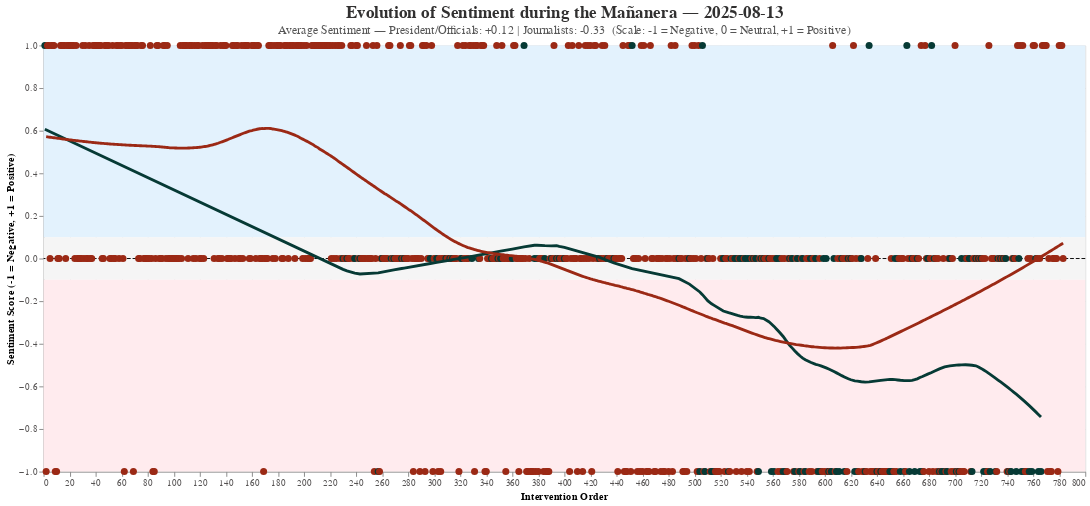

The notebook cell saved with this chart:
### Code cell
# Step 2. Compute average sentiment per group for subtitle
avg_sentiments = (
    conf_sent.groupby("speaker_group")["sentiment_score"]
    .mean()
    .round(2)
    .to_dict()
)

avg_pres = avg_sentiments.get("President/Official", 0)
avg_jour = avg_sentiments.get("Journalist", 0)

# Step 3. Build readable summary for subtitle
subtitle_text = (
    f"Average Sentiment — President/Officials: {avg_pres:+.2f} | "
    f"Journalists: {avg_jour:+.2f}  "
    "(Scale: -1 = Negative, 0 = Neutral, +1 = Positive)"
)

# Step 4. Sentiment zones
zones = pd.DataFrame({
    "zone": ["Positive", "Neutral", "Negative"],
    "y0": [0.1, -0.1, -1],
    "y1": [1, 0.1, -0.1],
    "color": ["#E3F2FD", "#F5F5F5", "#FFEBEE"]  # light blue, gray, light red
})

# Step 5. Build a layer with the sentiment zones
zone_chart = (
    alt.Chart(zones)
    .mark_rect()
    .encode(
        y="y0:Q",
        y2="y1:Q",
        color=alt.Color("color:N", scale=None, legend=None)
    )
)

# Step 6. Points with individual interventions classified
points = (
    alt.Chart(conf_sent)
    .mark_circle(size=55, opacity=1)
    .encode(
        x=alt.X("intervention_order:Q", title="Intervention Order"),
        y=alt.Y("sentiment_score:Q", title="Sentiment Score (-1 = Negative, +1 = Positive)"),
        color=alt.Color(
            "speaker_group:N",
            scale=alt.Scale(
                domain=["President/Official", "Journalist"],
                range=[color_president, color_journalist]
            ),
            title="Speaker"
        ),
        tooltip=[
            "intervention_order:Q",
            "speaker_group:N",
            "sentiment_label:N",
            alt.Tooltip("p_pos:Q", title="P(Pos)", format=".2f"),
            alt.Tooltip("p_neu:Q", title="P(Neu)", format=".2f"),
            alt.Tooltip("p_neg:Q", title="P(Neg)", format=".2f"),
            alt.Tooltip("text:N", title="Excerpt")
        ]
    )
)

# Step 7. Smooth trends per group
smooth_lines = (
    alt.Chart(conf_sent)
    .transform_loess("intervention_order", "sentiment_score", groupby=["speaker_group"])
    .mark_line(size=3)
    .encode(
        x="intervention_order:Q",
        y="sentiment_score:Q",
        color=alt.Color(
            "speaker_group:N",
            scale=alt.Scale(
                domain=["President/Official", "Journalist"],
                range=[color_president, color_journalist]
            ),
            legend=None
        )
    )
)

# Step 8. Neutral line
neutral_line = (
    alt.Chart(pd.DataFrame({"y": [0]}))
    .mark_rule(color="black", strokeDash=[4, 2])
    .encode(y="y:Q")
)

# Step 9. Combine all layers
chart_sentiment = (
    zone_chart + neutral_line + points + smooth_lines
).properties(
    title={
        "text": [f"Evolution of Sentiment during the Mañanera — {pd.to_datetime(target_date).date()}"],
        "subtitle": [subtitle_text],
        "anchor": "middle",
        "fontSize": 18,
        "subtitleFontSize": 13,
        "subtitleColor": "#555"
    },
    width=1100,
    height=450
).configure_view(stroke=None)

# Step 10. Save chart
file_name = "05_sentiment_2025_08_13.svg"
full_path = f"{output_folder}/{file_name}"
chart_sentiment.save(full_path)
chart_sentiment

### Figure 1 — Vega-Lite specification as saved in the notebook (floating-point values rounded to 4 significant figures; data arrays with more than 128 entries replaced by an {"elided": "..."} marker saying what was removed)
{"config": {"title": {"fontSize": 22, "font": "Libre Franklin", "anchor": "middle", "color": "#313030"}, "axis": {"labelFont": "Libre Franklin", "titleFont": "Libre Franklin", "labelColor": "#545151"}, "view": {"strokeWidth": 0, "stroke": null}}, "layer": [{"data": {"name": "data-7790195bbb5cc51d8c018e3a33e61aad"}, "mark": {"type": "rect"}, "encoding": {"color": {"field": "color", "legend": null, "scale": null, "type": "nominal"}, "y": {"field": "y0", "type": "quantitative"}, "y2": {"field": "y1"}}}, {"data": {"name": "data-a0a55d106695e8d630baff0f16eee66d"}, "mark": {"type": "rule", "color": "black", "strokeDash": [4, 2]}, "encoding": {"y": {"field": "y", "type": "quantitative"}}}, {"data": {"name": "data-4ee456d086cac6d68bb0cae2ac272b01"}, "mark": {"type": "circle", "opacity": 1, "size": 55}, "encoding": {"color": {"field": "speaker_group", "scale": {"domain": ["President/Official", "Journalist"], "range": ["#9B2915", "#063A35"]}, "title": "Speaker", "type": "nominal"}, "tooltip": [{"field": "intervention_order", "type": "quantitative"}, {"field": "speaker_group", "type": "nominal"}, {"field": "sentiment_label", "type": "nominal"}, {"field": "p_pos", "format": ".2f", "title": "P(Pos)", "type": "quantitative"}, {"field": "p_neu", "format": ".2f", "title": "P(Neu)", "type": "quantitative"}, {"field": "p_neg", "format": ".2f", "title": "P(Neg)", "type": "quantitative"}, {"field": "text", "title": "Excerpt", "type": "nominal"}], "x": {"field": "intervention_order", "title": "Intervention Order", "type": "quantitative"}, "y": {"field": "sentiment_score", "title": "Sentiment Score (-1 = Negative, +1 = Positive)", "type": "quantitative"}}}, {"data": {"name": "data-4ee456d086cac6d68bb0cae2ac272b01"}, "mark": {"type": "line", "size": 3}, "encoding": {"color": {"field": "speaker_group", "legend": null, "scale": {"domain": ["President/Official", "Journalist"], "range": ["#9B2915", "#063A35"]}, "type": "nominal"}, "x": {"field": "intervention_order", "type": "quantitative"}, "y": {"field": "sentiment_score", "type": "quantitative"}}, "transform": [{"loess": "sentiment_score", "on": "intervention_order", "groupby": ["speaker_group"]}]}], "height": 450, "title": {"text": ["Evolution of Sentiment during the Mañanera — 2025-08-13"], "subtitle": ["Average Sentiment — President/Officials: +0.12 | Journalists: -0.33  (Scale: -1 = Negative, 0 = Neutral, +1 = Positive)"], "anchor": "middle", "fontSize": 18, "subtitleFontSize": 13, "subtitleColor": "#555"}, "width": 1100, "$schema": "https://vega.github.io/schema/vega-lite/v5.20.1.json", "datasets": {"data-7790195bbb5cc51d8c018e3a33e61aad": [{"zone": "Positive", "y0": 0.1, "y1": 1.0, "color": "#E3F2FD"}, {"zone": "Neutral", "y0": -0.1, "y1": 0.1, "color": "#F5F5F5"}, {"zone": "Negative", "y0": -1.0, "y1": -0.1, "color": "#FFEBEE"}], "data-a0a55d106695e8d630baff0f16eee66d": [{"y": 0}], "data-4ee456d086cac6d68bb0cae2ac272b01": {"elided": "783 records"}}}
